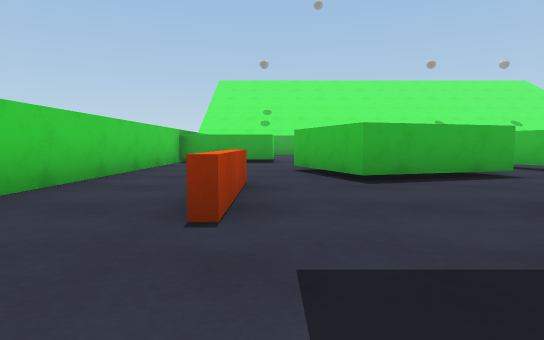
view 1 (above)

23 first-person views from a walk through a scene from a Unity 3-D project. The camera is 0.49 m above the floor, tilts 4° down and sees 75° across. The floor is counted in squares, 1 m on a side. Each view is taken from the middle of a square. On the plan, view 1 faces up. The plan holds only what a view shows up to about 9 squares ahead; the rest is blank. The place goes on beyond the plan. The player is left out. Surface patterns are stand-ins for the level's own textures.

view 2
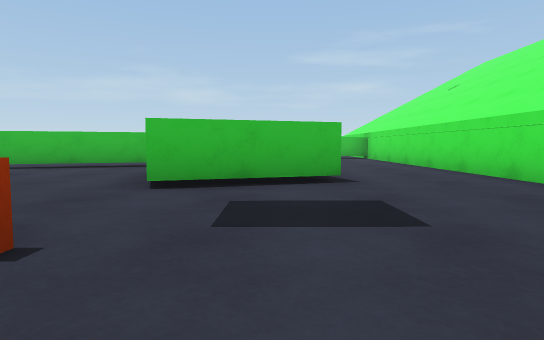

view 3
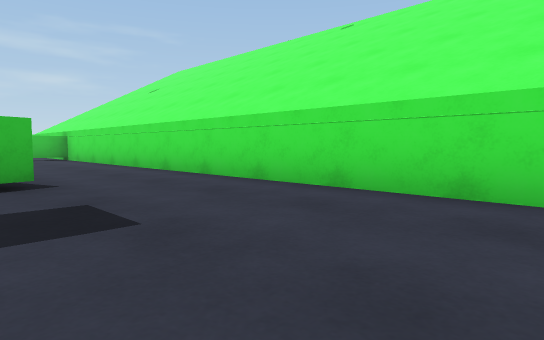

view 4
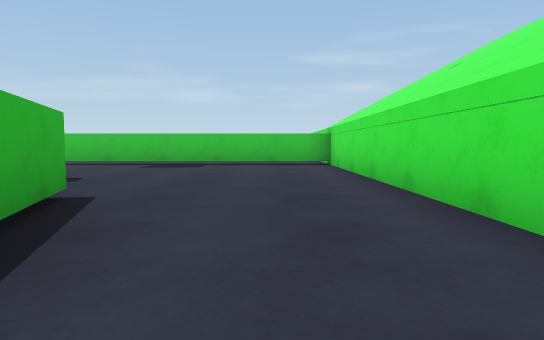

view 5
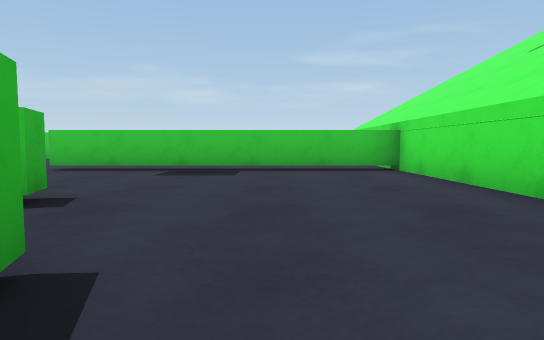

view 6
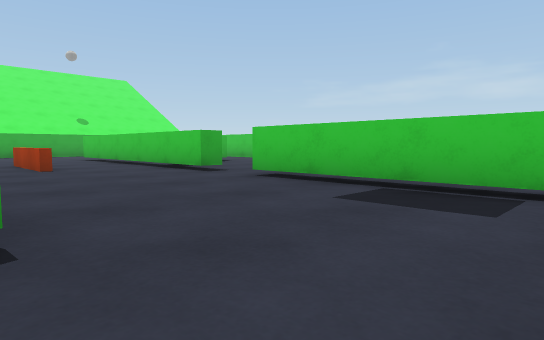

view 7
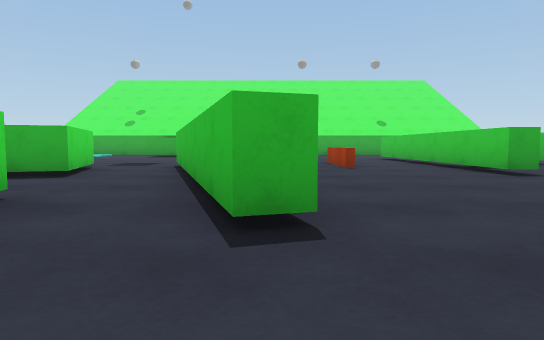

view 8
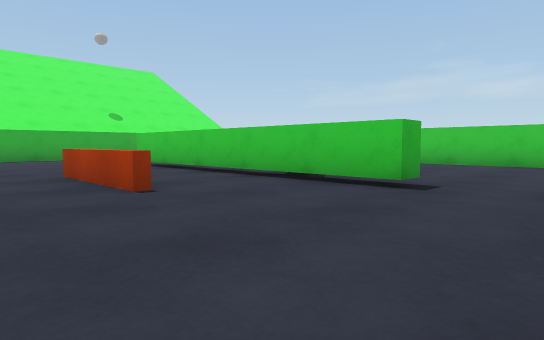

view 9
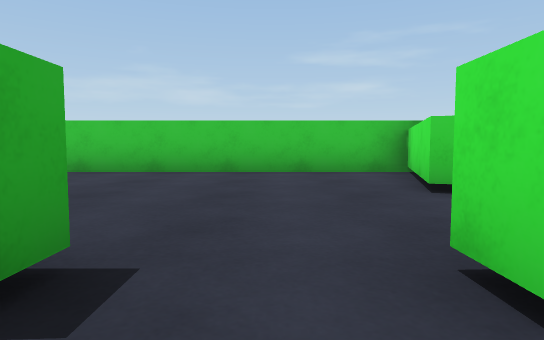

view 10
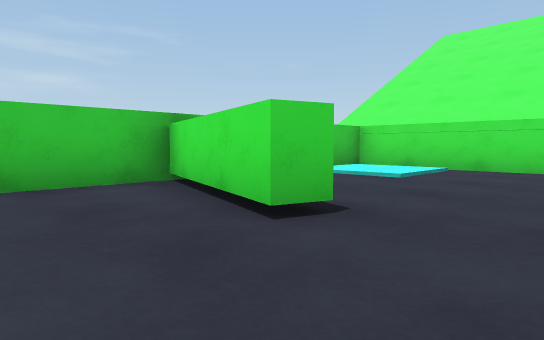

view 11
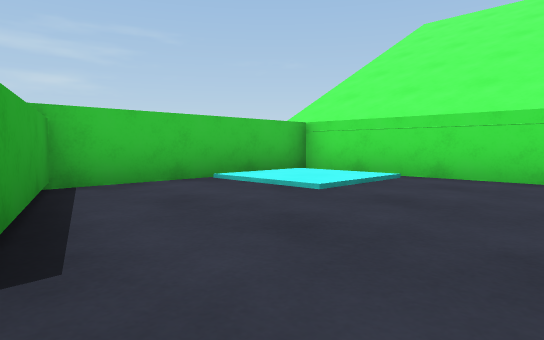

view 12
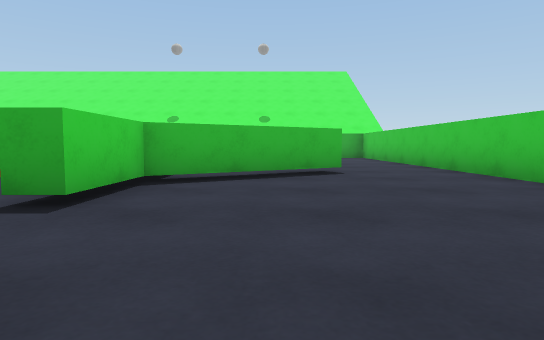

view 13
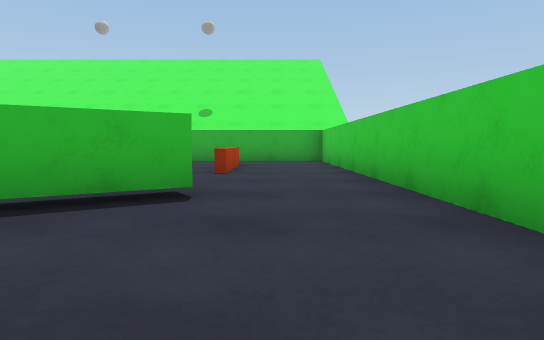

view 14
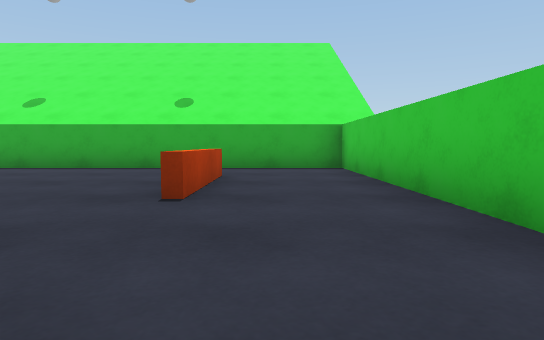

view 15
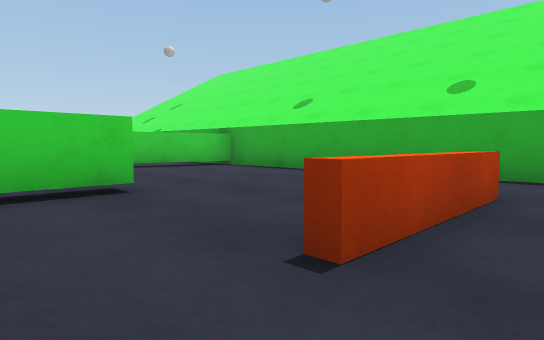

view 16
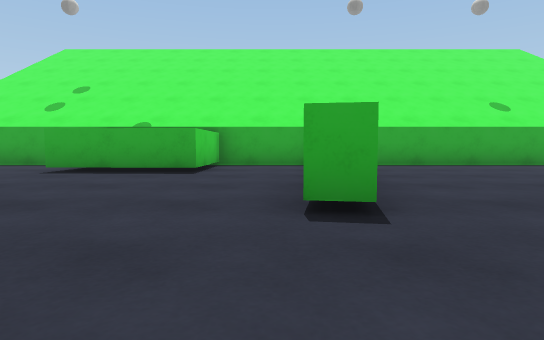

view 17
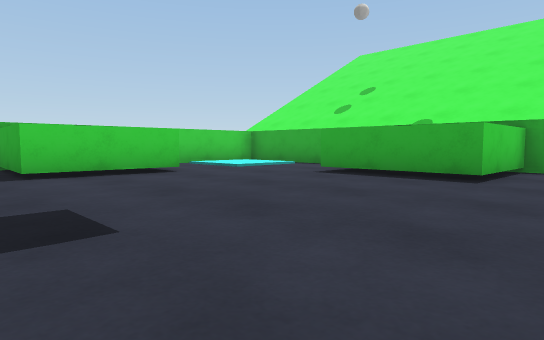

view 18
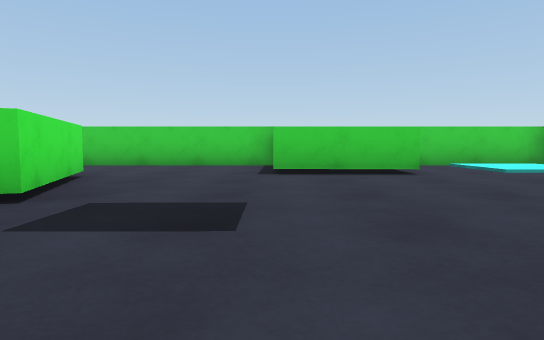

view 19
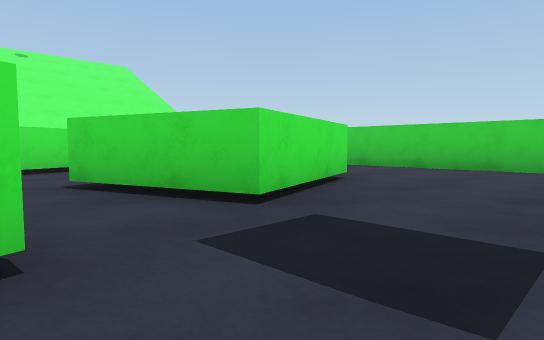

view 20
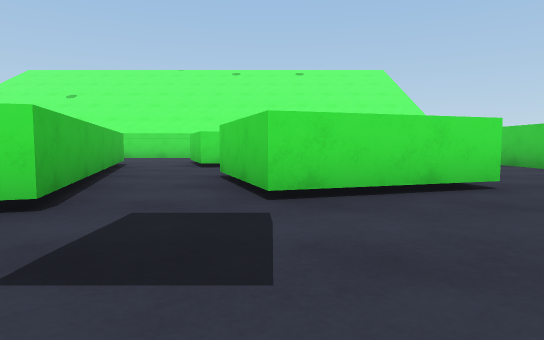

view 21
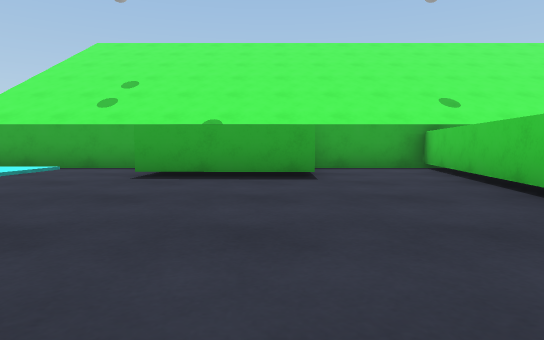

view 22
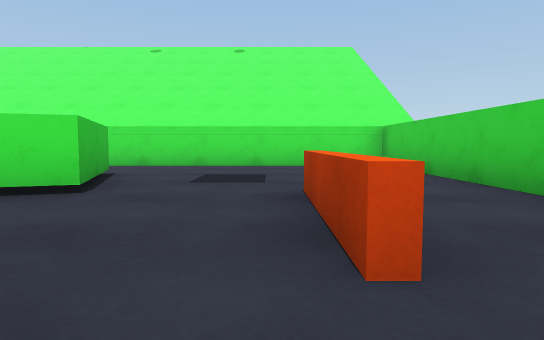

view 23
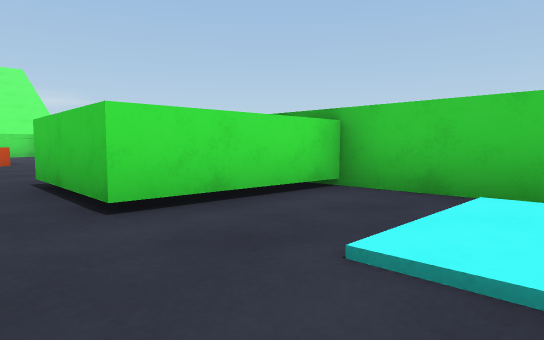

### Floor plan
Key: @ floor where view 1 was taken; # wall or solid block; x gap in a wall; . main floor; : floor 0.05 m higher than the main floor; = window, fence, low wall or low ledge; ^ raised ledge; T thing the floor can be seen under or through.
Columns run from 3 left of view 1 to 17 right of it. Each row starts with its distance up from view 1.
 17 #####   #############
 16 #....^ ^..#.........#
 15 #....^^^..#.........#
 14 #.........#......^..#
 13 #.........#......^..#
 12 #^^^......#...#..=..#
 11 #  ^......#...#.....#
 10 #^^^........=.#.....#
  9 #...........=.####..#
  8 #.......#...=.##....#
  7 #...###.#.....#.....#
  6 #...###x##....#.....#
  5 #...##...#..........#
  4 #.=......#....T.....#
  3 #.=...##.##...T..##.#
  2 #.==.####.#...T...###
  1 #.....###.....T.....#
  0 #..@..........T.....#
 -1 #.............T...::#
 -2 #.............#...::#
 -3 #####################

Positions as (right, up) in squares from view 1, and headings:
1: (0, 0), facing up
2: (-2, 1), facing right
3: (-2, 1), facing down-right
4: (2, -1), facing right
5: (4, 0), facing right
6: (7, 0), facing up-right
7: (7, 0), facing up
8: (7, 4), facing up-right
9: (10, 5), facing right
10: (12, 5), facing down-right
11: (12, 3), facing down-right
12: (13, 3), facing up
13: (15, 6), facing up
14: (15, 9), facing up
15: (15, 11), facing up-left
16: (6, 8), facing up
17: (6, 9), facing up-left
18: (6, 10), facing left
19: (5, 10), facing down-left
20: (3, 11), facing down
21: (4, 9), facing up
22: (0, 6), facing down
23: (1, 15), facing down-left
